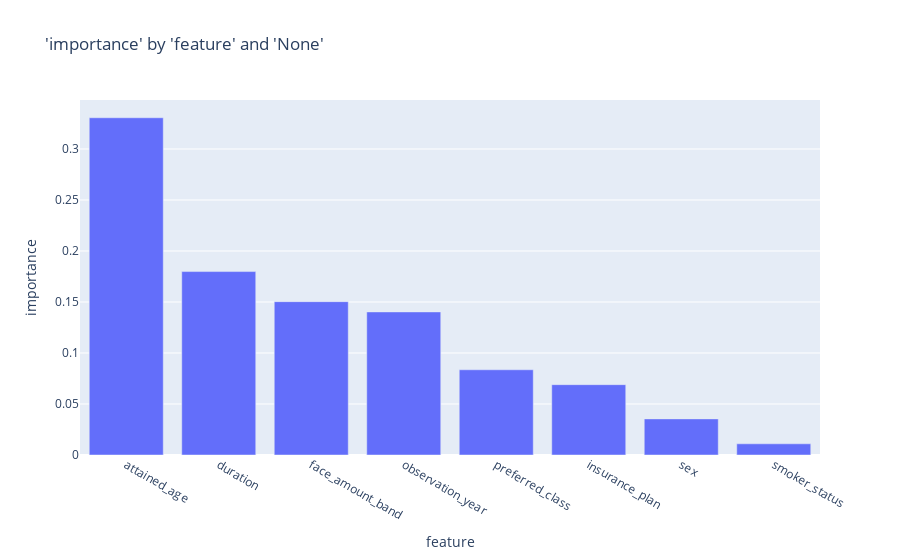

Write notebook code for a chart like this one.
### Code cell
charters.chart(
    df=importance, x_axis="feature", y_axis="importance", type="bar", y_sort=True
)

### Figure 1 — Plotly figure (JSON) as saved in the notebook; plotly's stock layout.template omitted (floating-point values rounded to 4 significant figures)
{"data": [{"alignmentgroup": "True", "hovertemplate": "feature=%{x}<br>importance=%{y}<extra></extra>", "legendgroup": "", "marker": {"color": "#636efa", "pattern": {"shape": ""}}, "name": "", "offsetgroup": "", "orientation": "v", "showlegend": false, "textposition": "auto", "type": "bar", "x": ["attained_age", "duration", "face_amount_band", "observation_year", "preferred_class", "insurance_plan", "sex", "smoker_status"], "xaxis": "x", "y": [0.3306, 0.1798, 0.1503, 0.1403, 0.08356, 0.06895, 0.03542, 0.01097], "yaxis": "y"}], "layout": {"autosize": true, "barmode": "relative", "legend": {"tracegroupgap": 0}, "title": {"text": "'importance' by 'feature' and 'None'"}, "xaxis": {"anchor": "y", "autorange": true, "domain": [0, 1], "range": [-0.5, 7.5], "title": {"text": "feature"}, "type": "category"}, "yaxis": {"anchor": "x", "autorange": true, "domain": [0, 1], "range": [0, 0.3481], "title": {"text": "importance"}, "type": "linear"}}}
